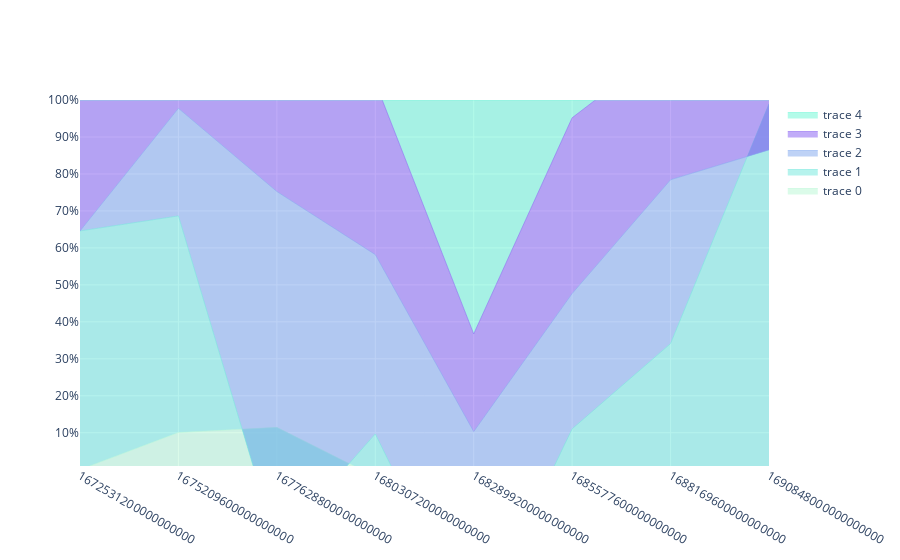

Notebook code for this chart:
### Code cell
x = list(df.date.unique())[:8]
kpis = list(df.kpi.unique())

colors = ['rgb(184, 247, 212)', 'rgb(111, 231, 219)', 'rgb(127, 166, 238)', 'rgb(131, 90, 241)',
          'rgb(104, 247, 212)', 'rgb(101, 231, 219)', 'rgb(107, 166, 238)', 'rgb(101, 90, 241)']

fig = go.Figure()

for i,k in enumerate(kpis):
    y=list(df[df.kpi==k].sort_values(by='date')['delta_norm'])
    if len(y)==len(x):
        fig.add_trace(go.Scatter(
            x=x,
            y=y,
            mode='lines',
            line=dict(width=0.5, color=colors[i]),
            stackgroup='one',
            groupnorm='percent' # sets the normalization for the sum of the stackgroup
            ))
    else:
        pass

fig.update_layout(
    showlegend=True,
    xaxis_type='category',
    yaxis=dict(
        type='linear',
        range=[1, 100],
        ticksuffix='%'))

fig.show()

### Figure 1 — Plotly figure (JSON) as saved in the notebook; plotly's stock layout.template omitted (floating-point values rounded to 4 significant figures)
{"data": [{"groupnorm": "percent", "line": {"color": "rgb(184, 247, 212)", "width": 0.5}, "mode": "lines", "stackgroup": "one", "type": "scatter", "x": [1672531200000000000, 1675209600000000000, 1677628800000000000, 1680307200000000000, 1682899200000000000, 1685577600000000000, 1688169600000000000, 1690848000000000000], "y": [0, 4.196, -3.497, 3.03, 22.61, 17.72, 3.73, 2.842e-14]}, {"groupnorm": "percent", "line": {"color": "rgb(111, 231, 219)", "width": 0.5}, "mode": "lines", "stackgroup": "one", "type": "scatter", "x": [1672531200000000000, 1675209600000000000, 1677628800000000000, 1680307200000000000, 1682899200000000000, 1685577600000000000, 1688169600000000000, 1690848000000000000], "y": [46.84, 24.5, 9.751, -18.59, 5.455, -30.38, -53.16, -23.64]}, {"groupnorm": "percent", "line": {"color": "rgb(127, 166, 238)", "width": 0.5}, "mode": "lines", "stackgroup": "one", "type": "scatter", "x": [1672531200000000000, 1675209600000000000, 1677628800000000000, 1680307200000000000, 1682899200000000000, 1685577600000000000, 1688169600000000000, 1690848000000000000], "y": [0, 12.16, -29.23, -78.04, -34.57, -41.98, -64.24, 2.984]}, {"groupnorm": "percent", "line": {"color": "rgb(131, 90, 241)", "width": 0.5}, "mode": "lines", "stackgroup": "one", "type": "scatter", "x": [1672531200000000000, 1675209600000000000, 1677628800000000000, 1680307200000000000, 1682899200000000000, 1685577600000000000, 1688169600000000000, 1690848000000000000], "y": [25.7, 12.56, -21.14, -75.04, -16.7, -54.55, -53.84, -47.91]}, {"groupnorm": "percent", "line": {"color": "rgb(104, 247, 212)", "width": 0.5}, "mode": "lines", "stackgroup": "one", "type": "scatter", "x": [1672531200000000000, 1675209600000000000, 1677628800000000000, 1680307200000000000, 1682899200000000000, 1685577600000000000, 1688169600000000000, 1690848000000000000], "y": [1.421e-14, -11.62, 13.58, 7.744, -39.98, -5.51, 22.57, 44.69]}], "layout": {"showlegend": true, "xaxis": {"type": "category"}, "yaxis": {"range": [1, 100], "ticksuffix": "%", "type": "linear"}}}
